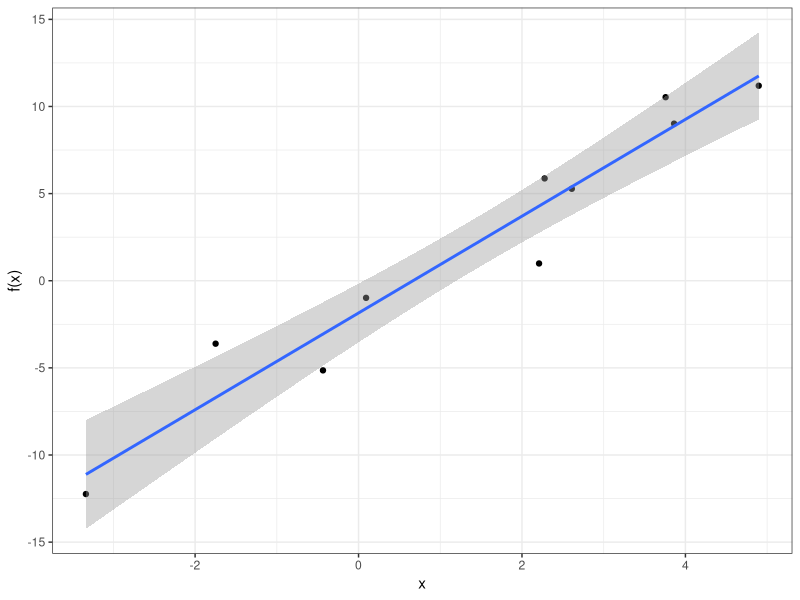
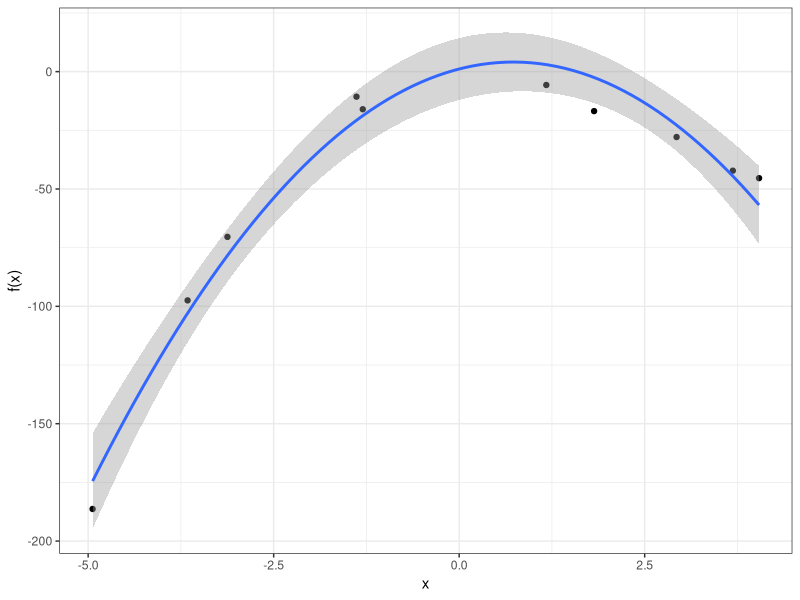
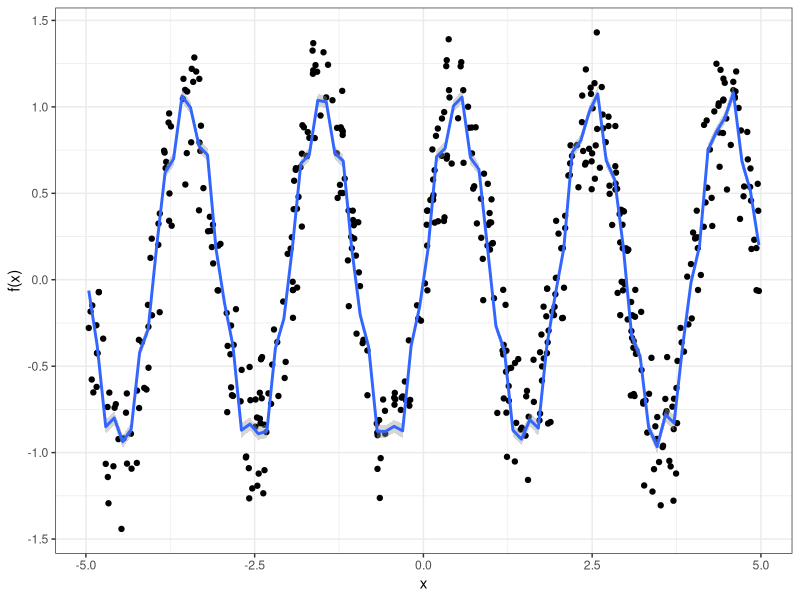
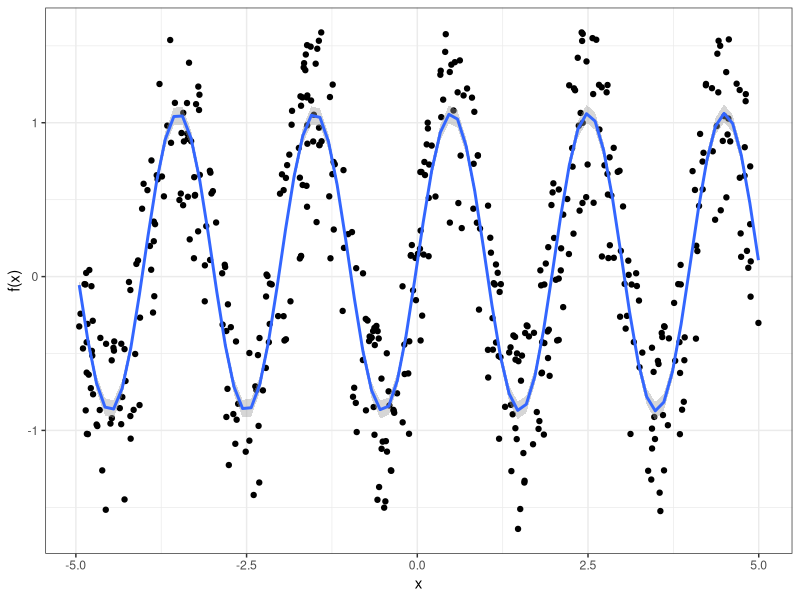
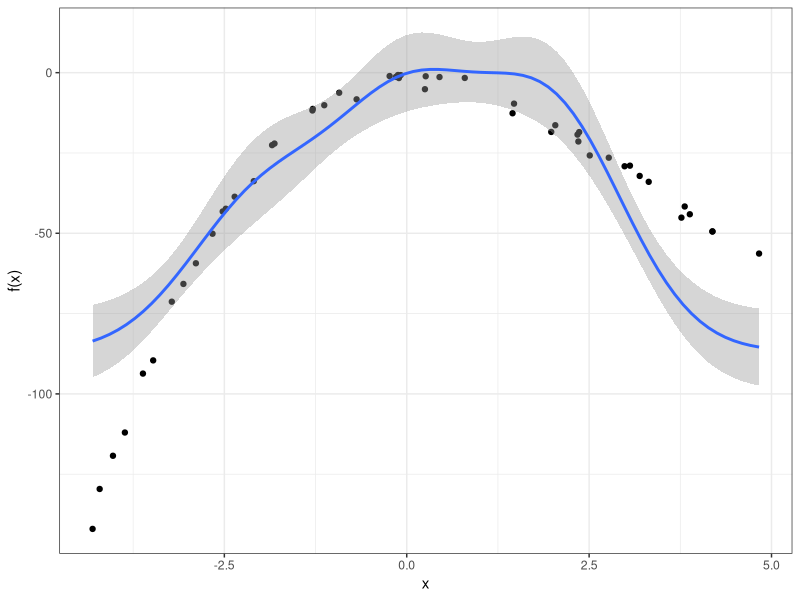
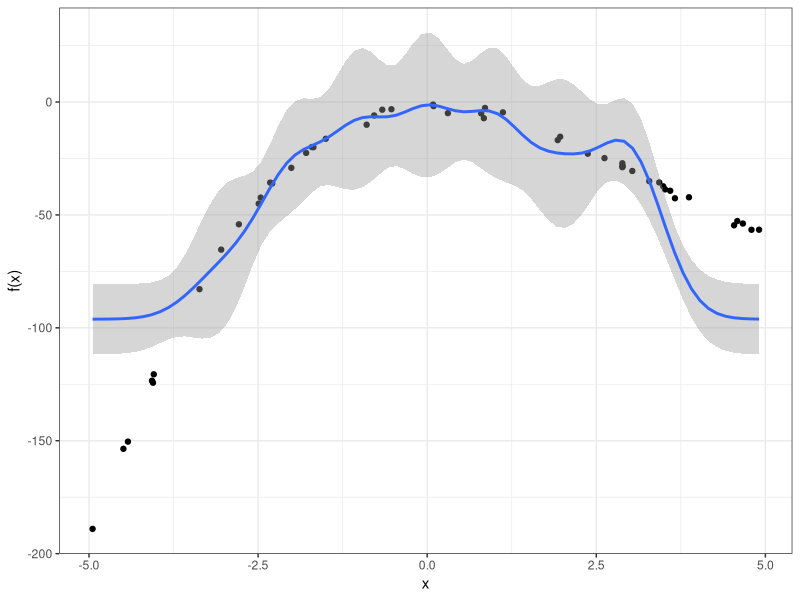
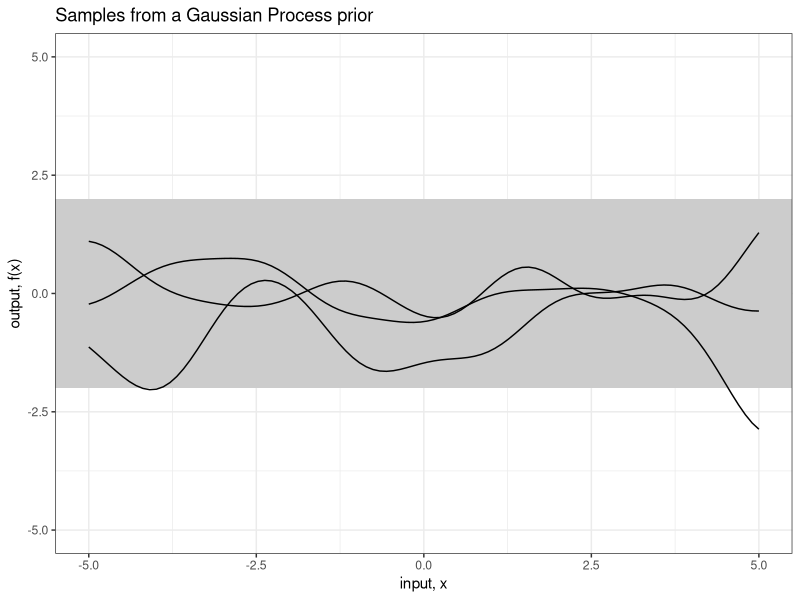

Here is the R script that generated these plots, in order: (Note: this script raises an error after producing the figures.)
## ---- chunk 1
set.seed(12345)
library(ggplot2)
library(MASS)
library(reshape2)

SE <- function(Xi,Xj, l=1, s=1) (s^2)*exp(-0.5 * (Xi - Xj)^2 / l ^ 2)
cov <- function(X, Y, l=1, s=1) outer(X, Y, SE, l, s)

# not-very efficient plotting function:

plotGP <- function(xRange,obs=c(),l,sigma,noise=0,samples=TRUE){
  x_predict <- seq(xRange[1],xRange[2],length.out=100)
  if(is.null(obs)){
    COV <- cov(x_predict,x_predict,l,sigma)
    values <- mvrnorm(3, rep(0, length=length(x_predict)), COV)
    dat <- data.frame(x=x_predict, t(values))
    dat <- melt(dat, id="x")
    
    ggplot(dat,aes(x=x,y=value)) +
      geom_rect(xmin=-Inf, xmax=Inf, ymin=-2*sigma, ymax=2*sigma, fill="grey80") +
      geom_line(aes(group=variable)) +   theme_bw() +
      ylab("output, f(x)") + xlab("input, x") +
      coord_cartesian(xlim=xRange,ylim =c(-5,5))
  } else {
    cov_xx_inv <- solve(cov(obs$x, obs$x,l,sigma) + noise^2 * diag(1, length(obs$x)))
    Ef <- cov(x_predict, obs$x,l,sigma) %*% cov_xx_inv %*% obs$y
    Cf <- cov(x_predict, x_predict,l,sigma) - cov(x_predict, obs$x,l,sigma)  %*% cov_xx_inv %*% cov(obs$x, x_predict,l,sigma)
    # predictions in data frame
    value <- mvrnorm(5, Ef, Cf)
    dat <- data.frame(x=x_predict, t(value))
    dat <- melt(dat, id="x")
    # Actual plotting bits:
    fakeData = data.frame(x=x_predict,y=Ef,lower=(Ef-2*sigma*sqrt(diag(Cf))),upper=(Ef+2*sigma*sqrt(diag(Cf))))
    ggplot(dat,aes(x=x,y=value)) +
      geom_ribbon(data=fakeData, aes(y=y,ymin=lower, ymax=upper), fill="grey80") +
      geom_line(aes(group=variable,color=variable)) + #REPLICATES
      geom_line(data=fakeData,aes(x=x,y=y), size=1) + #MEAN
      geom_point(data=obs,aes(x=x,y=y),size=2,shape=21) +  #OBSERVED DATA
      ylab("output, f(x)") + xlab("input, x") +
      coord_cartesian(xlim=xRange,ylim =c(-5,5)) +
      theme_bw()+theme(legend.position="none")
  }
}

## ---- chunk 2

x <- runif(10,-5,5)
y <- 3*x-2 + rnorm(10,0,2)

ggplot(data.frame(x=x,y=y),aes(x=x,y=y)) +
  geom_point()+geom_smooth(method = "lm",se=TRUE)+
  xlab("x") + ylab("f(x)")+
  theme_bw()

## ---- chunk 3

x <- runif(10,-5,5)
y <- -2+x-5*x^2+0.5*x^3 + rnorm(10,0,2)

ggplot(data.frame(x=x,y=y),aes(x=x,y=y)) +
  geom_point()+geom_smooth(method = "lm",formula = y~poly(x,2),se=TRUE)+
  xlab("x") + ylab("f(x)")+
  theme_bw()

## ---- chunk 4

x <- runif(500,-5,5)
y <- sin(pi*x) + 0.1*cos(10*pi*x) + rnorm(10,0,0.25)

ggplot(data.frame(x=x,y=y),aes(x=x,y=y)) +
  geom_point()+ geom_smooth(method = "lm",formula = y~sin(pi*x)+cos(10*pi*x), se=TRUE)+
  xlab("x") + ylab("f(x)")+
  theme_bw()

## ---- chunk 5

x <- runif(500,-5,5)
y <- sin(pi*x) + 0.1*cos(10*pi*x) + rnorm(10,0,0.25)

ggplot(data.frame(x=x,y=y),aes(x=x,y=y)) +
  geom_point()+ geom_smooth(method = "lm",formula = y~sin(pi*x), se=TRUE)+
  xlab("x") + ylab("f(x)")+
  theme_bw()

## ---- chunk 6

x <- runif(50,-5,5)
y <- -2+x-5*x^2+0.5*x^3 + rnorm(10,0,2)

rbf <- function(x,c,s) {exp(-(x-c)^2/(2*s^2))}

ggplot(data.frame(x=x,y=y),aes(x=x,y=y)) +
  geom_point()+ geom_smooth(method = "lm",formula = y~rbf(x,-2,1)+rbf(x,0,1)+rbf(x,2,1), se=TRUE)+
  xlab("x") + ylab("f(x)")+
  theme_bw()

## ---- chunk 7

x <- runif(50,-5,5)
y <- -2+x-5*x^2+0.5*x^3 + rnorm(10,0,2)

rbf <- function(x,c,s) {exp(-(x-c)^2/(2*s^2))}

ggplot(data.frame(x=x,y=y),aes(x=x,y=y)) +
  geom_point()+ geom_smooth(method = "lm",formula =
                              y~rbf(x,-2,0.5)+ rbf(x,0,0.5)+ rbf(x,2,0.5)+ rbf(x,-1,0.5)+ rbf(x,1,0.5)+ rbf(x,-3,0.5) +rbf(x,3,0.5),
                            se=TRUE)+
  xlab("x") + ylab("f(x)")+
  theme_bw()

## ---- chunk 8
plotGP(xRange = c(-5,5),l=1,sigma=1)+ggtitle("Samples from a Gaussian Process prior")
## ---- chunk 9

inputPanel(
    sliderInput("l", label="length-scale:", min=0.1, max=5, value=1, step=0.1),
    selectInput("obs",label="observations", choices = c(FALSE,TRUE)),
    sliderInput("sigma",label="sigma",min=0.1,max=3,step=0.1,value=1)
)

renderPlot({
  if(input$obs){
    observations = data.frame(x = c(-4, -3, -1,  0,  2), y = c(-2,  0,  1,  2, 3))
    plotGP(xRange = c(-5,5),obs=observations,l=input$l,sigma=input$sigma)
  } else {
    plotGP(xRange = c(-5,5),l=input$l,sigma=input$sigma)
  }
})
## ---- chunk 10

inputPanel(
    sliderInput("l2", label="length-scale:", min=0.1, max=5, value=1, step=0.1),
    sliderInput("sigma2",label="sigma",min=0.1,max=3,step=0.1,value=1),
    sliderInput("noise",label="noise",min=0,max=3,value=0,step=0.1)
)

renderPlot({
    observations = data.frame(x = c(-4, -3, -1,  0,  2), y = c(-2,  0,  1,  2, 3))
    plotGP(xRange = c(-5,5),obs=observations,l=input$l2,sigma=input$sigma2,noise=input$noise)
    })
## ---- chunk 11
x <- runif(500,-5,5)
y <- 2*cos(2*pi*x)+rnorm(500,0,0.1)
obs <- data.frame(x=x,y=y)
plotGP(xRange = c(-5,5),obs=obs,l=0.25,sigma=2,noise=1)


